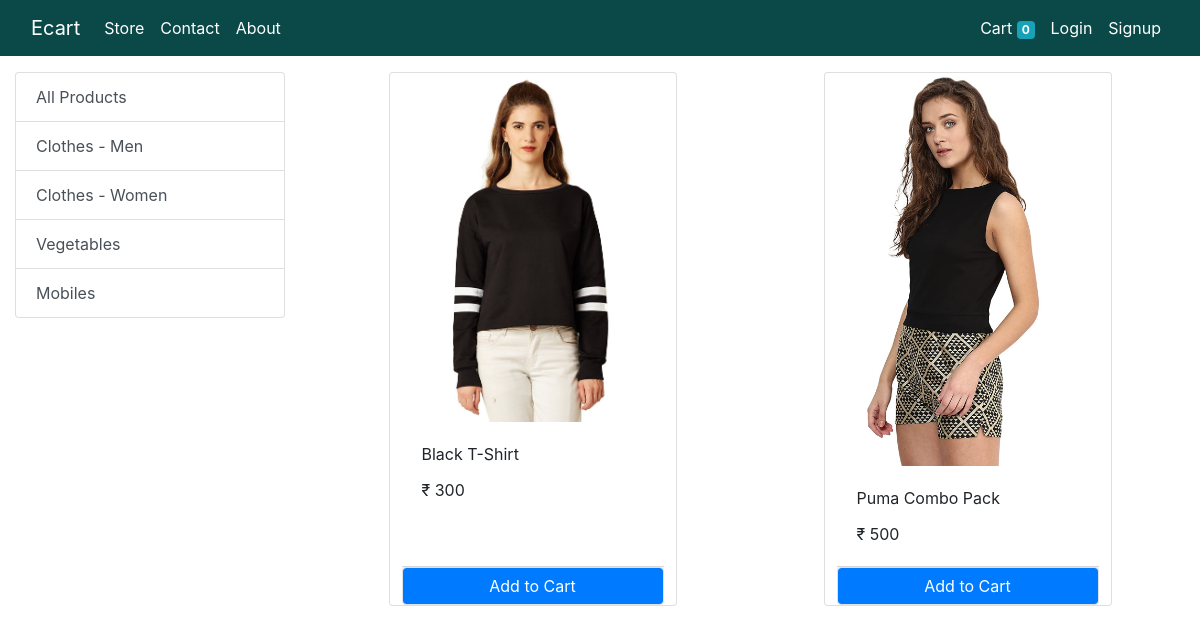
The app's page /?category=2 with its own data.
### store/models/category.py (models this page shows, shortened)
class Category(models.Model):
    name = models.CharField(max_length=20)
    @staticmethod
    def get_all_categories():
        return Category.objects.all()

### store/models/product.py (models this page shows, shortened)
class Product(models.Model):
    name = models.CharField(max_length=50)
    price = models.IntegerField(default=0)
    category = models.ForeignKey(Category, on_delete=models.CASCADE, default=1)
    description = models.CharField(max_length=200, default='')
    image = models.ImageField(upload_to='uploads/products/')
    @staticmethod
    def get_all_products_by_categoryid(catogory_id):
        if catogory_id:
            return Product.objects.filter(category = catogory_id)
        else:
            return Product.get_all_products()

### store/views/home.py (the view, shortened to what this page needs)
# urls.py: path('', Index.as_view(), name='home'),
class Index(View):
    def get(self, request):
        cart = request.session.get('cart')
        if not cart:
            request.session['cart'] = {}
        products = None
        categories = Category.get_all_categories()
        categoryID = request.GET.get('category')
        if categoryID:
            products = Product.get_all_products_by_categoryid(categoryID)
        else:
            products = Product.get_all_products()
        data = {}
        data['products'] = products
        data['categories'] = categories
        return render(request, 'index.html', data)

### store/templatetags/cart.py (called while the page is built)
@register.filter(name='is_in_cart')
def is_in_cart(product, cart):
    keys = cart.keys()
    for id in keys:
        if int(id) == product.id:
            return True
    return False

### store/templatetags/custom_filter.py (called while the page is built)
@register.filter(name='currency')
def currency(number):
    return "₹ " + str(number)

### store/templates/index.html (shortened to what this page needs)
{% extends 'base.html' %}
{%  block content %}
{% load cart %}
{% load custom_filter %}
<div class="container-fluid mt-3">
  <div class="row">
    <div class="col-lg-3 mx-auto">
      <div class="list-group">
        <a href="/" class="list-group-item list-group-item-action">All Products</a>
        {% for category in categories %}
        <a href="/?category={{ category.id }}" class="list-group-item list-group-item-action">{{ category.name }}</a>
        {% endfor %}
      </div>
    </div>
    <div id="products" class="col-lg-9 mx-auto">
      <div class="row mx-auto ">
        {% for product in products %}
        <div class="card mx-auto mb-3" id="{{ product.id }}" style="width: 18rem;">
            <img src="{{ product.image.url }}" class="card-img-top" alt="Card image">
            <div class="card-body">
                <p class="card-title">{{ product.name }}</p>
                <p class="card-text">{{ product.price|currency }}</p>
            </div>
            <div class="card-footer p-0 no-gutters">
              {% if product|is_in_cart:request.session.cart %}
              <div class="row no-gutters">
                <form action="/#{{ product.id }}" method="post" class="col-2">
                  {% csrf_token %}
                  <input type="text" value="{{ product.id}}" name="product" hidden>
                  <input type="text" value="True" name="remove" hidden>
                  <input type="submit" value=" - " class="btn btn-block btn-primary">
                </form>
                <div class="text-center col">{{ product|cart_quantity:request.session.cart }} in cart</div>
                <form action="/#{{ product.id }}" method="post" class="col-2">
                  {% csrf_token %}
                  <input type="text" value="{{ product.id}}" name="product" hidden>
                  <input type="submit" value=" + " class="btn btn-block btn-primary">
                </form>
              </div>
              {% else %}
              <form action="/#{{ product.id }}" method="post" class="btn-block">
                <input type="submit" class="btn btn-primary border form-control" value="Add to Cart" >
              </form>
              {% endif %}
            </div>
        </div>
        {% endfor %}
      </div>
    </div>
  </div>
</div>
{% endblock %}

### records on screen
Category: name "Clothes - Men"
Category: name "Clothes - Women"
Category: name "Vegetables"
Category: name "Mobiles"
Product: image (picture), name "Black T-Shirt", price "₹ 300"
Product: image (picture), name "Puma Combo Pack", price "₹ 500"

### other values on screen
{{ request.session.cart.keys|length }} "0"
